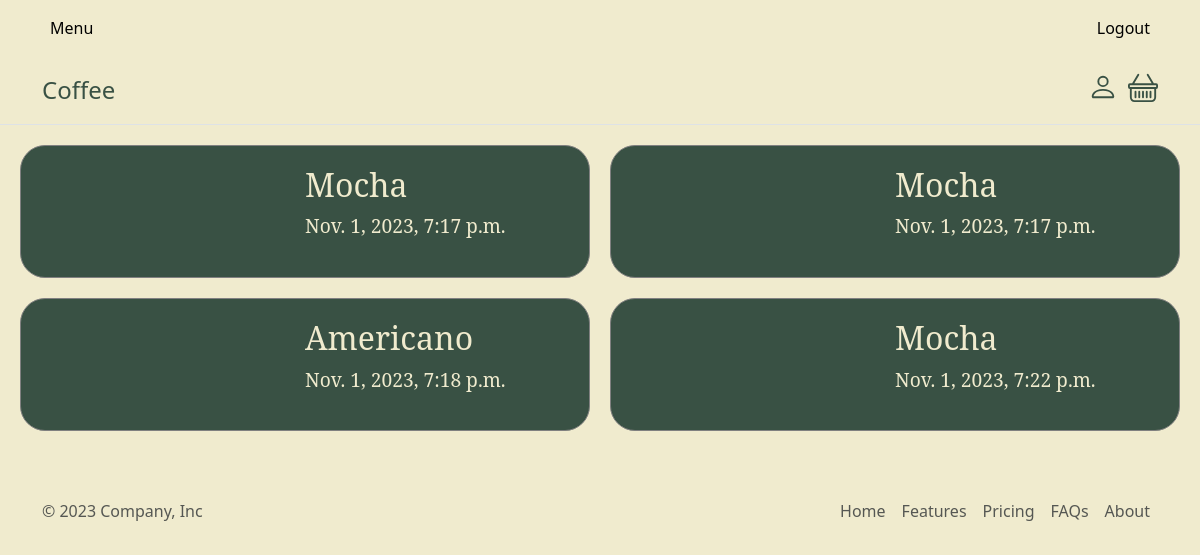
The page /user/basket/ (signed in) on the database its author committed.
### user/models.py (models this page shows, shortened)
class OrderedItem(models.Model):
  user = models.ForeignKey('auth.User',on_delete=models.CASCADE)
  name = models.CharField(max_length=20)
  price = models.BigIntegerField()
  size = models.CharField(max_length=10)
  temp = models.CharField(max_length=20)
  request = models.TextField()
  payoptions = models.CharField(max_length=50)
  image = models.ImageField(upload_to='img')
  created_at = models.DateTimeField(auto_now_add=True)

### user/views.py (the view)
# urls.py: path('basket/', views.basket,name='basket'),
def basket(request):
  orders = OrderedItem.objects.filter(user = request.user)
  context = dict(
    orders = orders
  )
  return render(request,'basket.html',context)

### templates/basket.html (shortened to what this page needs)
{% extends 'main.html' %}
{% block container %}
{% load static %}
{% if orders  %}
<div class="basket">
{% for item in orders %}
<div class="basket-content">
    <div class="basket-grid-1">
</div>
<div class="basket-grid-2">
<a href="{% url 'user:order' item.id %}"><h2> {{ item.name }} </h2></a>
<a href="{% url 'user:order' item.id %}" style="font-size: larger;"><p> {{ item.created_at }} </p></a>
</div>
</div>
{% endfor %}
</div>
{% endif %}
{% endblock %}

### static/style.css (style rules this page uses)
.basket { display: grid; grid-template-columns: 1fr 1fr; gap: 20px; padding: 20px; }
.basket-content { display: grid; grid-template-columns: 1fr 1fr; border: 1px solid gray; border-radius: 25px; padding: 20px; background-color: #395144; color: #F0EBCE; font-family: 'Noto Serif', serif; }
.basket-grid-1 { grid-column: 1 / 2; }
.basket-grid-2 { grid-column: 2 / 3; display: flex; flex-direction: column; justify-content: space-between; }
.basket-grid-2 a { text-decoration: none; color: inherit; }

### rows shown on the page
OrderedItem: name "Mocha", created_at "Nov. 1, 2023, 7:17 p.m."
OrderedItem: name "Mocha", created_at "Nov. 1, 2023, 7:17 p.m."
OrderedItem: name "Americano", created_at "Nov. 1, 2023, 7:18 p.m."
OrderedItem: name "Mocha", created_at "Nov. 1, 2023, 7:22 p.m."
